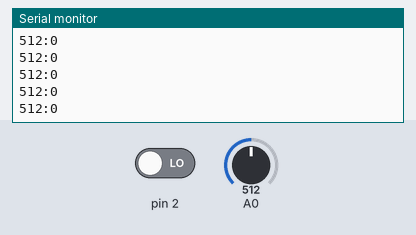
A sketch run on a simulated Arduino Uno, built with avr-gcc and run on an emulated ATmega328P. Parts: the last lines printed to the serial monitor. The inputs (shaded band) are chosen by the test bench; at power-on: A0 = 512, pin 2 LOW.

Above: at 1.2 s.
1.3 s: A0 set to 716
At 1.31 s:
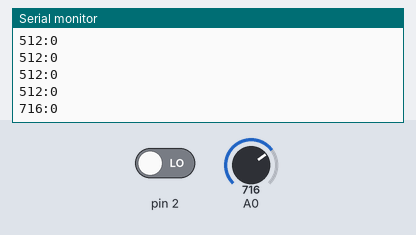
2.8 s: pin 2 driven HIGH
At 2.82 s:
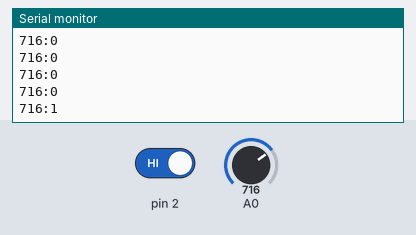
4.3 s: A0 set to 900
At 4.32 s:
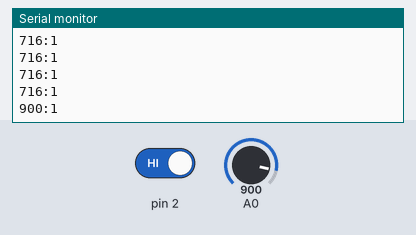
5.8 s: pin 2 driven LOW
At 5.83 s:
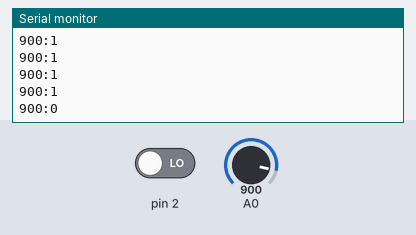
Timing chart, 0 to 8.3 s (numbered marks = the images above; inputs shaded):
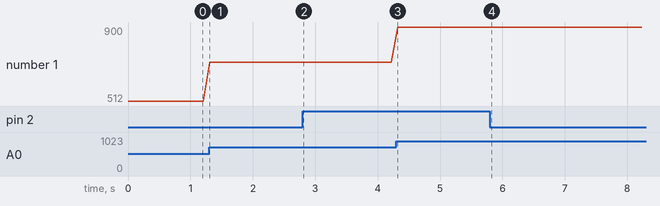

Measured:
- after the input at 1.3 s, the serial monitor: prints a new line at once (image 1)
- after the input at 2.8 s, the serial monitor: prints a new line at once (image 2)
- after the input at 4.3 s, the serial monitor: prints a new line at once (image 3)
- after the input at 5.8 s, the serial monitor: prints a new line at once (image 4)
- plotted number 1: 512 → 716 after the input at 1.3 s, 716 → 900 after the input at 4.3 s

The sketch:

sendToP5JS.ino
```cpp
void setup()
{
  // Connect to serial
  Serial.begin(9600);

}

void loop() {
  int val = analogRead(A0);
  int btn = digitalRead(2);

  String inputString = String(val) + ":" + String(btn);

  Serial.println(inputString);
  // 10 readings per second
  delay(100);
}
```
